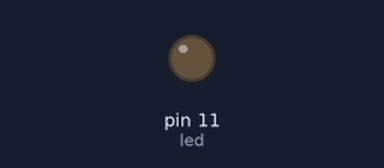
Bench run of a sketch on a simulated Arduino Uno, built with avr-gcc and run on an emulated ATmega328P. Shown: output pins drawn as LEDs (lit = HIGH).

Above: at 0.05 s.
At 6.45 s:
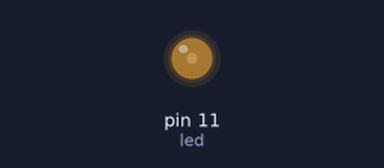
At 19.95 s:
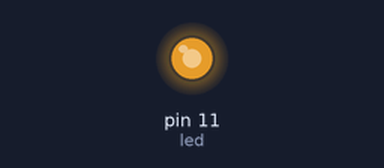
At 39.85 s:
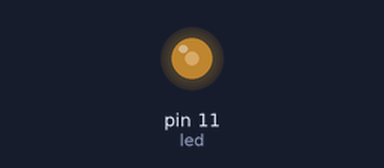
Timing chart, 0 to 40.0 s (numbered marks = the images above):
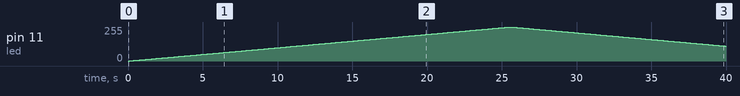

The sketch:

Arduino2.pdsprj.ino
```cpp
#define led 11

void setup() {
Serial.begin(9600);
pinMode(led,OUTPUT);
}

void loop() {

for(int i=0;i<256;i++){
  analogWrite(led,i);
  delay(100);
  }
  for(int j=255;j>0;j--){
    analogWrite(led,j);
    delay(100);
  }
}
```

Measured:
- by itself, pin 11 (led): rises from 0/255 to 255/255 in 25.4 s, then falls to 112/255 in 14.4 s
